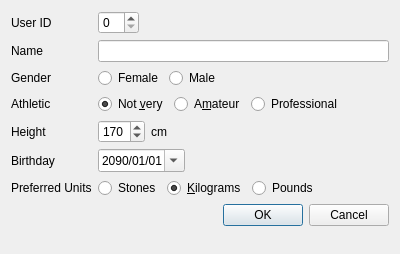
<?xml version="1.0" encoding="UTF-8"?>
<ui version="4.0">
 <class>UserDialog</class>
 <widget class="QDialog" name="UserDialog">
  <property name="geometry">
   <rect>
    <x>0</x>
    <y>0</y>
    <width>400</width>
    <height>254</height>
   </rect>
  </property>
  <property name="windowTitle">
   <string>User Settings</string>
  </property>
  <layout class="QFormLayout" name="formLayout">
   <item row="0" column="0">
    <widget class="QLabel" name="label">
     <property name="text">
      <string>User ID</string>
     </property>
    </widget>
   </item>
   <item row="0" column="1">
    <layout class="QHBoxLayout" name="horizontalLayout_6">
     <item>
      <widget class="QSpinBox" name="userID"/>
     </item>
     <item>
      <spacer name="horizontalSpacer">
       <property name="orientation">
        <enum>Qt::Horizontal</enum>
       </property>
       <property name="sizeHint" stdset="0">
        <size>
         <width>40</width>
         <height>20</height>
        </size>
       </property>
      </spacer>
     </item>
    </layout>
   </item>
   <item row="1" column="0">
    <widget class="QLabel" name="label_2">
     <property name="text">
      <string>Name</string>
     </property>
    </widget>
   </item>
   <item row="1" column="1">
    <widget class="QLineEdit" name="name">
     <property name="readOnly">
      <bool>true</bool>
     </property>
    </widget>
   </item>
   <item row="2" column="0">
    <widget class="QLabel" name="label_8">
     <property name="text">
      <string>Gender</string>
     </property>
    </widget>
   </item>
   <item row="2" column="1">
    <layout class="QHBoxLayout" name="horizontalLayout">
     <item>
      <widget class="QRadioButton" name="genderFemale">
       <property name="text">
        <string>Female</string>
       </property>
       <attribute name="buttonGroup">
        <string notr="true">genderButtonGroup</string>
       </attribute>
      </widget>
     </item>
     <item>
      <widget class="QRadioButton" name="genderMale">
       <property name="text">
        <string>Male</string>
       </property>
       <attribute name="buttonGroup">
        <string notr="true">genderButtonGroup</string>
       </attribute>
      </widget>
     </item>
     <item>
      <spacer name="horizontalSpacer_4">
       <property name="orientation">
        <enum>Qt::Horizontal</enum>
       </property>
       <property name="sizeHint" stdset="0">
        <size>
         <width>40</width>
         <height>20</height>
        </size>
       </property>
      </spacer>
     </item>
    </layout>
   </item>
   <item row="3" column="0">
    <widget class="QLabel" name="label_4">
     <property name="text">
      <string>Athletic</string>
     </property>
    </widget>
   </item>
   <item row="3" column="1">
    <layout class="QHBoxLayout" name="horizontalLayout_2">
     <item>
      <widget class="QRadioButton" name="athleticNot">
       <property name="text">
        <string>Not &amp;very</string>
       </property>
       <property name="checked">
        <bool>true</bool>
       </property>
       <attribute name="buttonGroup">
        <string notr="true">athleticButtonGroup</string>
       </attribute>
      </widget>
     </item>
     <item>
      <widget class="QRadioButton" name="athleticAmateur">
       <property name="text">
        <string>A&amp;mateur</string>
       </property>
       <attribute name="buttonGroup">
        <string notr="true">athleticButtonGroup</string>
       </attribute>
      </widget>
     </item>
     <item>
      <widget class="QRadioButton" name="athleticProfessional">
       <property name="text">
        <string>Professional</string>
       </property>
       <attribute name="buttonGroup">
        <string notr="true">athleticButtonGroup</string>
       </attribute>
      </widget>
     </item>
     <item>
      <spacer name="horizontalSpacer_5">
       <property name="orientation">
        <enum>Qt::Horizontal</enum>
       </property>
       <property name="sizeHint" stdset="0">
        <size>
         <width>40</width>
         <height>20</height>
        </size>
       </property>
      </spacer>
     </item>
    </layout>
   </item>
   <item row="4" column="0">
    <widget class="QLabel" name="label_5">
     <property name="text">
      <string>Height</string>
     </property>
    </widget>
   </item>
   <item row="4" column="1">
    <layout class="QHBoxLayout" name="horizontalLayout_3">
     <item>
      <widget class="QSpinBox" name="height">
       <property name="minimum">
        <number>40</number>
       </property>
       <property name="maximum">
        <number>200</number>
       </property>
       <property name="value">
        <number>170</number>
       </property>
      </widget>
     </item>
     <item>
      <widget class="QLabel" name="label_6">
       <property name="text">
        <string>cm</string>
       </property>
      </widget>
     </item>
     <item>
      <spacer name="horizontalSpacer_3">
       <property name="orientation">
        <enum>Qt::Horizontal</enum>
       </property>
       <property name="sizeHint" stdset="0">
        <size>
         <width>40</width>
         <height>20</height>
        </size>
       </property>
      </spacer>
     </item>
    </layout>
   </item>
   <item row="5" column="0">
    <widget class="QLabel" name="label_3">
     <property name="text">
      <string>Birthday</string>
     </property>
    </widget>
   </item>
   <item row="5" column="1">
    <layout class="QHBoxLayout" name="horizontalLayout_5">
     <item>
      <widget class="QDateEdit" name="birthday">
       <property name="dateTime">
        <datetime>
         <hour>0</hour>
         <minute>0</minute>
         <second>0</second>
         <year>2090</year>
         <month>1</month>
         <day>1</day>
        </datetime>
       </property>
       <property name="displayFormat">
        <string>yyyy/MM/dd</string>
       </property>
       <property name="calendarPopup">
        <bool>true</bool>
       </property>
      </widget>
     </item>
     <item>
      <spacer name="horizontalSpacer_2">
       <property name="orientation">
        <enum>Qt::Horizontal</enum>
       </property>
       <property name="sizeHint" stdset="0">
        <size>
         <width>40</width>
         <height>20</height>
        </size>
       </property>
      </spacer>
     </item>
    </layout>
   </item>
   <item row="6" column="0">
    <widget class="QLabel" name="label_7">
     <property name="text">
      <string>Preferred Units</string>
     </property>
    </widget>
   </item>
   <item row="6" column="1">
    <layout class="QHBoxLayout" name="horizontalLayout_4">
     <item>
      <widget class="QRadioButton" name="unitsStones">
       <property name="text">
        <string>Stones</string>
       </property>
       <attribute name="buttonGroup">
        <string notr="true">unitsButtonGroup</string>
       </attribute>
      </widget>
     </item>
     <item>
      <widget class="QRadioButton" name="unitsKG">
       <property name="text">
        <string>&amp;Kilograms</string>
       </property>
       <property name="checked">
        <bool>true</bool>
       </property>
       <attribute name="buttonGroup">
        <string notr="true">unitsButtonGroup</string>
       </attribute>
      </widget>
     </item>
     <item>
      <widget class="QRadioButton" name="unitsPounds">
       <property name="text">
        <string>Pounds</string>
       </property>
       <attribute name="buttonGroup">
        <string notr="true">unitsButtonGroup</string>
       </attribute>
      </widget>
     </item>
     <item>
      <spacer name="horizontalSpacer_6">
       <property name="orientation">
        <enum>Qt::Horizontal</enum>
       </property>
       <property name="sizeHint" stdset="0">
        <size>
         <width>40</width>
         <height>20</height>
        </size>
       </property>
      </spacer>
     </item>
    </layout>
   </item>
   <item row="7" column="0" colspan="2">
    <widget class="QDialogButtonBox" name="buttonBox">
     <property name="orientation">
      <enum>Qt::Horizontal</enum>
     </property>
     <property name="standardButtons">
      <set>QDialogButtonBox::Cancel|QDialogButtonBox::Ok</set>
     </property>
    </widget>
   </item>
  </layout>
 </widget>
 <resources/>
 <connections>
  <connection>
   <sender>buttonBox</sender>
   <signal>accepted()</signal>
   <receiver>UserDialog</receiver>
   <slot>accept()</slot>
   <hints>
    <hint type="sourcelabel">
     <x>248</x>
     <y>254</y>
    </hint>
    <hint type="destinationlabel">
     <x>157</x>
     <y>274</y>
    </hint>
   </hints>
  </connection>
  <connection>
   <sender>buttonBox</sender>
   <signal>rejected()</signal>
   <receiver>UserDialog</receiver>
   <slot>reject()</slot>
   <hints>
    <hint type="sourcelabel">
     <x>316</x>
     <y>260</y>
    </hint>
    <hint type="destinationlabel">
     <x>286</x>
     <y>274</y>
    </hint>
   </hints>
  </connection>
 </connections>
 <buttongroups>
  <buttongroup name="genderButtonGroup"/>
  <buttongroup name="unitsButtonGroup"/>
  <buttongroup name="athleticButtonGroup"/>
 </buttongroups>
</ui>
